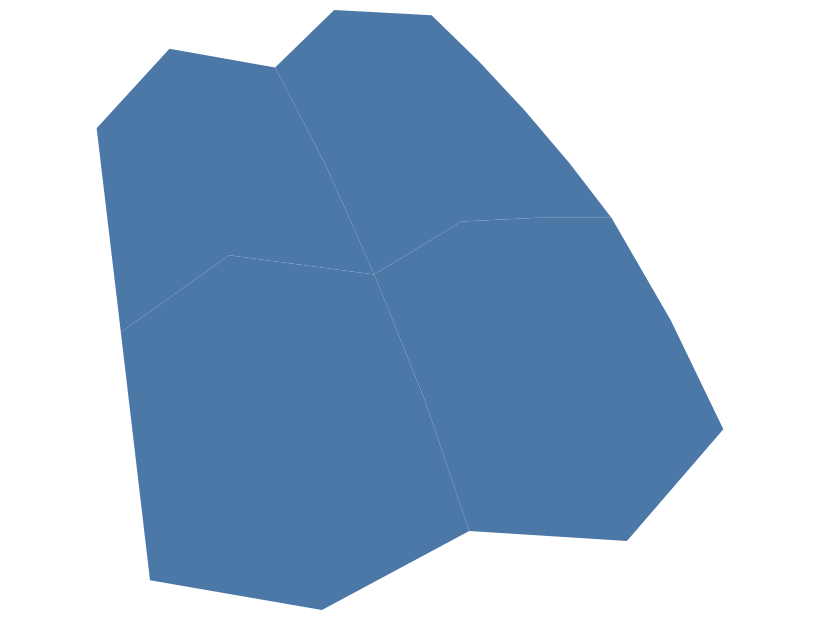

Write the Vega-Lite specification saved for this chart.
### Vega-Lite specification from a JSON file in a GitHub repository (floating-point values rounded to 4 significant figures)
{"$schema": "https://vega.github.io/schema/vega-lite/v6.json", "padding": 5, "autosize": "none", "width": 400, "height": 300, "params": [{"name": "lam", "value": 15}], "data": {"values": {"type": "FeatureCollection", "features": [{"type": "Feature", "properties": {"name": "west", "value": 3, "cat": "a"}, "geometry": {"type": "Polygon", "coordinates": [[[-11, 48], [-2, 52], [9, 50], [10, 36], [0, 33], [-10, 35], [-11, 48]]]}}, {"type": "Feature", "properties": {"name": "east", "value": 5, "cat": "b"}, "geometry": {"type": "Polygon", "coordinates": [[[9, 50], [18, 52], [31, 50], [30, 38], [20, 34], [10, 36], [9, 50]]]}}, {"type": "Feature", "properties": {"name": "north-west", "value": 2, "cat": "a"}, "geometry": {"type": "Polygon", "coordinates": [[[-12, 60], [-3, 65], [8, 63], [9, 50], [-2, 52], [-11, 48], [-12, 60]]]}}, {"type": "Feature", "properties": {"name": "north-east", "value": 8, "cat": "b"}, "geometry": {"type": "Polygon", "coordinates": [[[8, 63], [19, 66], [30, 64], [31, 50], [18, 52], [9, 50], [8, 63]]]}}]}, "format": {"property": "features"}}, "projection": {"type": "orthographic", "rotate": {"expr": "[lam, -20, 0]"}}, "mark": "geoshape"}
